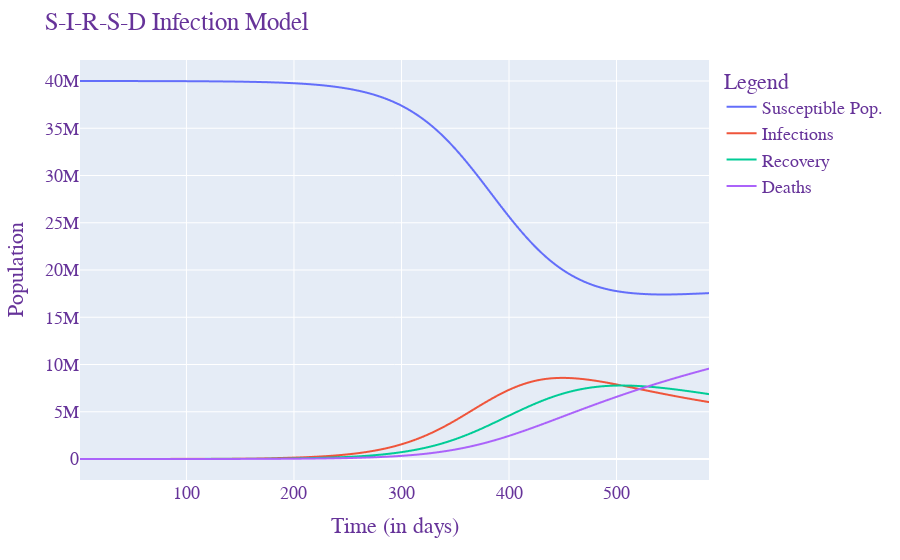

Here is the notebook cell this chart was saved with:
### Code cell
fig = px.line(df_melt, x='Days' , y='value' , color='variable')
fig.update_layout(
    title="S-I-R-S-D Infection Model",
    xaxis_title="Time (in days)",
    yaxis_title="Population",
    legend_title="Legend",
    font=dict(
        family="Courier New, monospace",
        size=18,
        color="RebeccaPurple"))

fig.show()

### Figure 1 — Plotly figure (JSON) as saved in the notebook; plotly's stock layout.template omitted (floating-point values rounded to 4 significant figures; data arrays with more than 128 entries replaced by an {"elided": "..."} marker saying what was removed)
{"data": [{"hovertemplate": "variable=Susceptible Pop.<br>Days=%{x}<br>value=%{y}<extra></extra>", "legendgroup": "Susceptible Pop.", "line": {"color": "#636efa", "dash": "solid"}, "marker": {"symbol": "circle"}, "mode": "lines", "name": "Susceptible Pop.", "showlegend": true, "type": "scattergl", "x": {"elided": "586 int values"}, "xaxis": "x", "y": {"elided": "586 float values"}, "yaxis": "y"}, {"hovertemplate": "variable=Infections<br>Days=%{x}<br>value=%{y}<extra></extra>", "legendgroup": "Infections", "line": {"color": "#EF553B", "dash": "solid"}, "marker": {"symbol": "circle"}, "mode": "lines", "name": "Infections", "showlegend": true, "type": "scattergl", "x": {"elided": "586 int values"}, "xaxis": "x", "y": {"elided": "586 float values"}, "yaxis": "y"}, {"hovertemplate": "variable=Recovery<br>Days=%{x}<br>value=%{y}<extra></extra>", "legendgroup": "Recovery", "line": {"color": "#00cc96", "dash": "solid"}, "marker": {"symbol": "circle"}, "mode": "lines", "name": "Recovery", "showlegend": true, "type": "scattergl", "x": {"elided": "586 int values"}, "xaxis": "x", "y": {"elided": "586 float values"}, "yaxis": "y"}, {"hovertemplate": "variable=Deaths<br>Days=%{x}<br>value=%{y}<extra></extra>", "legendgroup": "Deaths", "line": {"color": "#ab63fa", "dash": "solid"}, "marker": {"symbol": "circle"}, "mode": "lines", "name": "Deaths", "showlegend": true, "type": "scattergl", "x": {"elided": "586 int values"}, "xaxis": "x", "y": {"elided": "586 float values"}, "yaxis": "y"}], "layout": {"font": {"color": "RebeccaPurple", "family": "Courier New, monospace", "size": 18}, "legend": {"title": {"text": "Legend"}, "tracegroupgap": 0}, "margin": {"t": 60}, "title": {"text": "S-I-R-S-D Infection Model"}, "xaxis": {"anchor": "y", "domain": [0, 1], "title": {"text": "Time (in days)"}}, "yaxis": {"anchor": "x", "domain": [0, 1], "title": {"text": "Population"}}}}
